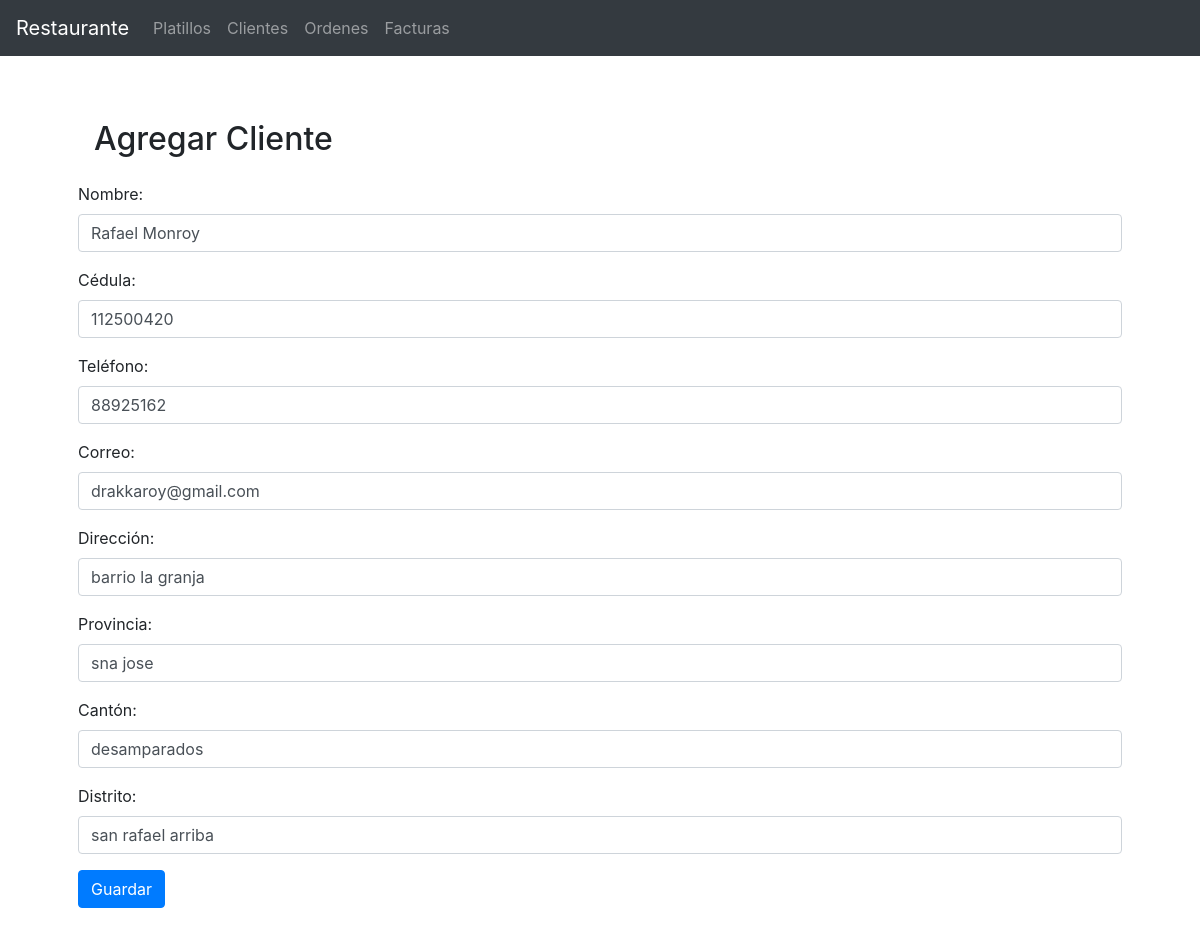
Screenshot of /views/crear_cliente.php?id=1 with the database file from the repository.
### tables this page shows
CREATE TABLE `clientes` (
  `id` int(11) NOT NULL,
  `nombre` varchar(100) NOT NULL,
  `cedula` int(9) NOT NULL,
  `telefono` varchar(15) NOT NULL,
  `correo` varchar(100) NOT NULL,
  `direccion` varchar(200) DEFAULT NULL,
  `provincia` varchar(100) NOT NULL,
  `canton` varchar(100) NOT NULL,
  `distrito` varchar(100) NOT NULL
);

### utils/Db.php (called while the page is built, shortened)
<?php
class Db {
    protected $connection;
    protected $query;
    public function __construct($dbhost = 'localhost', $dbuser = 'root', $dbpass = '', $dbname = '', $charset = 'utf8') {
		$this->connection = new mysqli($dbhost, $dbuser, $dbpass, $dbname);
		$this->connection->set_charset($charset);
    }
    public function query($query) {
		if ($this->query = $this->connection->prepare($query)) {
            $this->query->execute();
        } else {
            die('Unable to prepare statement (check your syntax) - ' . $this->connection->error);
        }
		return $this;
    }
	public function fetchArray() {
	    $params = array();
	    $meta = $this->query->result_metadata();
	    while ($field = $meta->fetch_field()) {
	        $params[] = &$row[$field->name];
	    }
	    call_user_func_array(array($this->query, 'bind_result'), $params);
        $result = array();
		while ($this->query->fetch()) {
			foreach ($row as $key => $val) {
				$result[$key] = $val;
			}
		}
		return $result;
	}
	public function close() {
		return $this->connection->close();
	}
}

### models/cliente.php (called while the page is built, shortened)
<?php
require_once(PATH.'utils/Db.php');
class Cliente {
    public function getCliente($id) {
        $db = new Db(SERVERNAME, USERNAME, PASSWORD, DBNAME);
        $cliente = $db->query('SELECT * FROM clientes WHERE id = '.$id.' ')->fetchArray();
        return $cliente;
    }
}

### views/crear_cliente.php (the view, shortened to what this page needs)
<!DOCTYPE html>
<html lang="en">
<?php
    include_once(PATH.'views/global/head.php');
    require_once(PATH.'models/Cliente.php');
    $exist = false;
    if(isset($_GET['id'])){
        $id = is_numeric($_GET['id']) ? $_GET['id'] : 0;
        $clienteObject = new Cliente();
        $cliente = $clienteObject->getCliente($id);
        if(isset($cliente['id'])){
            $exist = true;
        }
    }
?>
<body>
    <?php include_once(PATH.'views/global/nav.php'); ?>
    <div class="container p-5">
        <h2 class="p-3">Agregar Cliente</h2>
        <?php
            if($exist){
                print '<form action="../controllers/clientes.php" method="GET">';
            } else {
                print '<form action="../controllers/clientes.php" method="POST">';
            }
        ?>
            <div class="form-group">
                <label for="nombre">Nombre:</label>
                <input type="text" class="form-control" id="nombre" name="nombre" value="<?php print $exist ? $cliente['nombre'] : '' ?>" required>
            </div>
            <div class="form-group">
                <label for="cedula">Cédula:</label>
                <input type="number" class="form-control" id="cedula" name="cedula" value="<?php print $exist ? $cliente['cedula'] : '' ?>" required>
            </div>
            <div class="form-group">
                <label for="telefono">Teléfono:</label>
                <input type="text" class="form-control" id="telefono" name="telefono" value="<?php print $exist ? $cliente['telefono'] : '' ?>" required>
            </div>
            <div class="form-group">
                <label for="correo">Correo:</label>
                <input type="email" class="form-control" id="correo" name="correo" value="<?php print $exist ? $cliente['correo'] : '' ?>" required>
            </div>
            <div class="form-group">
                <label for="direccion">Dirección:</label>
                <input type="text" class="form-control" id="direccion" name="direccion" value="<?php print $exist ? $cliente['direccion'] : '' ?>">
            </div>
            <div class="form-group">
                <label for="provincia">Provincia:</label>
                <input type="text" class="form-control" id="provincia" name="provincia" value="<?php print $exist ? $cliente['provincia'] : '' ?>" required>
            </div>
            <div class="form-group">
                <label for="canton">Cantón:</label>
                <input type="text" class="form-control" id="canton" name="canton" value="<?php print $exist ? $cliente['canton'] : '' ?>" required>
            </div>
            <div class="form-group">
                <label for="distrito">Distrito:</label>
                <input type="text" class="form-control" id="distrito" name="distrito" value="<?php print $exist ? $cliente['distrito'] : '' ?>" required>
            </div>
            <button type="submit" class="btn btn-primary">Guardar</button>
        </form>
    </div>
</body>
</html>

### rows the page displays
clientes: nombre "Rafael Monroy", cedula "112500420", telefono "88925162", correo "drakkaroy@gmail.com", direccion "barrio la granja", provincia "sna jose", canton "desamparados", distrito "san rafael arriba"
